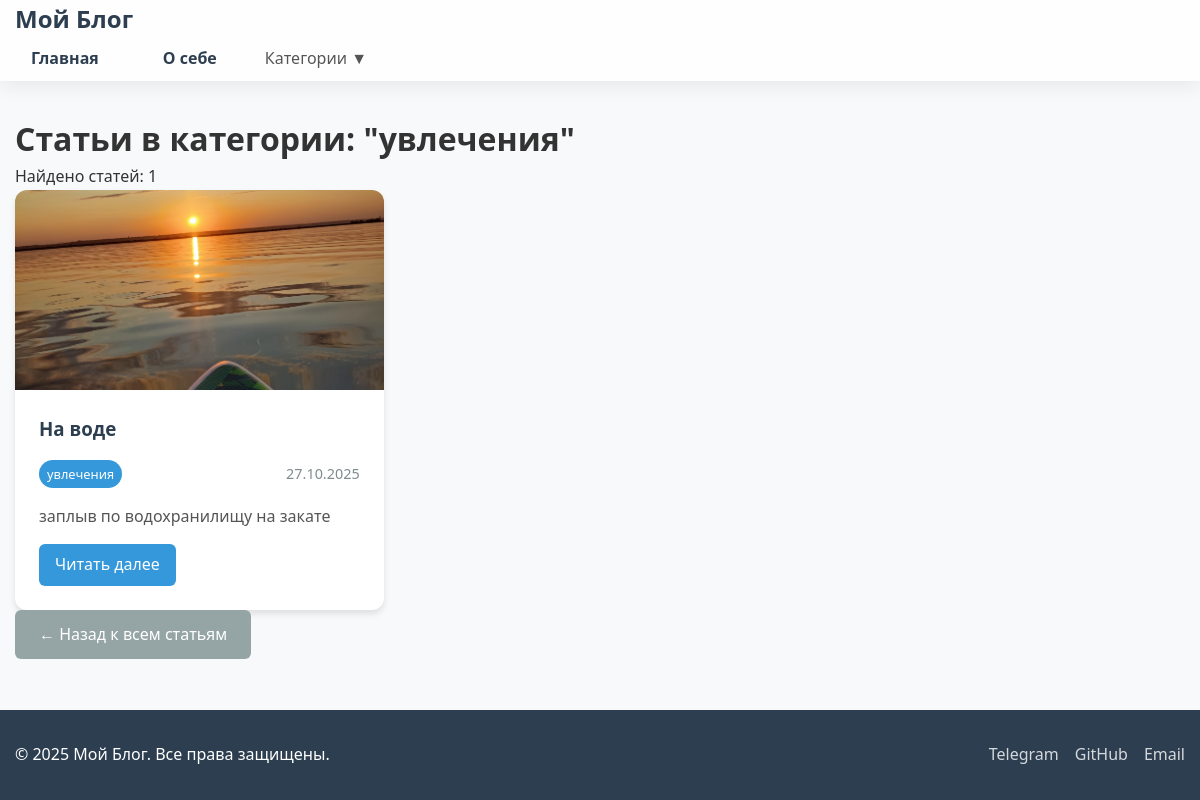
The app's page /category/hobby/ with its own data.
### blog/models.py (models this page shows, shortened)
class Category(models.Model):  # ← СНАЧАЛА определяем Category
    name = models.CharField(max_length=100, verbose_name='Название')
    slug = models.SlugField(unique=True, verbose_name='URL')
    class Meta:
        verbose_name = 'Категория'
        verbose_name_plural = 'Категории'

class Post(models.Model):
    title = models.CharField(max_length=200, verbose_name='Заголовок')
    content = models.TextField(verbose_name='Содержание')
    create_date = models.DateTimeField(default=timezone.now, verbose_name='Дата создания')
    published_date = models.DateTimeField(blank=True, null=True, verbose_name='Дата публикации')
    is_published = models.BooleanField(default=False, verbose_name='Опубликовано')
    category = models.ForeignKey(Category, on_delete=models.SET_NULL, related_name='posts', verbose_name='Категория', null=True, blank=True)
    image = models.ImageField(upload_to='posts/images/', blank=True, null=True, verbose_name='Главное изображение')
    video = models.FileField(upload_to='posts/videos/', blank=True, null=True, verbose_name='Видео')
    video_poster = models.ImageField(upload_to='posts/video_posters/', blank=True, null=True, verbose_name='Превью видео')
    class Meta:
        verbose_name = 'Статья'
        verbose_name_plural = 'Статьи'

### blog/views.py (the view)
# urls.py: path('category/<slug:slug>/', views.category_posts, name='category_posts'),
def category_posts(request, slug):
    category = Category.objects.get(slug=slug)
    posts = Post.objects.filter(category=category, is_published=True).order_by('-create_date')
    categories = Category.objects.all()
    return render(request, 'blog/category_posts.html', {
        'category': category,
        'posts': posts,
        'categories': categories
    })

### blog/templates/blog/category_posts.html (shortened to what this page needs)
{% extends 'blog/base.html' %}
{% load static %}
{% block content %}
<div class="category-header">
    <h1>Статьи в категории: "{{ category.name }}"</h1>
    <p class="category-info">Найдено статей: {{ posts.count }}</p>
</div>
{% if posts %}
    <div class="posts-grid">
        {% for post in posts %}
            <article class="post-card">
                {% if post.image %}
                    <div class="post-image">
                        <img src="{{ post.image.url }}" alt="{{ post.title }}" loading="lazy">
                    </div>
                {% endif %}
                <div class="post-content">
                    <h3><a href="{% url 'post_detail' pk=post.pk %}">{{ post.title }}</a></h3>
                    <div class="post-meta">
                        <span class="category">{{ post.category.name|default:"Без категории" }}</span>
                        <span class="date">{{ post.create_date|date:"d.m.Y" }}</span>
                    </div>
                    <p class="post-excerpt">{{ post.content|truncatewords:20 }}</p>
                    <a href="{% url 'post_detail' pk=post.pk %}" class="read-more">Читать далее</a>
                </div>
            </article>
        {% endfor %}
    </div>
{% else %}
    <p class="no-posts">В этой категории пока нет статей.</p>
{% endif %}
<div class="navigation">
    <a href="/" class="back-link">← Назад к всем статьям</a>
</div>
{% endblock %}

### blog/static/blog/css/style.css (style rules this page uses)
html, body { height: 100%; }
* { margin: 0; padding: 0; box-sizing: border-box; }
body { font-family: 'Segoe UI', Tahoma, Geneva, Verdana, sans-serif; line-height: 1.6; color: #333; background-color: #f8f9fa; }
.posts-grid { display: grid; grid-template-columns: repeat(auto-fill, minmax(350px, 1fr)); gap: 2rem; }
.post-card { background: white; border-radius: 12px; overflow: hidden; box-shadow: 0 4px 6px rgba(0,0,0,0.1); transition: transform 0.3s, box-shadow 0.3s; }
.post-card .post-image { width: 100%; height: 200px; overflow: hidden; }
.post-card .post-image img { width: 100%; height: 100%; object-fit: cover; transition: transform 0.3s ease; }
.post-content { padding: 1.5rem; }
.post-content h3 { margin-bottom: 1rem; }
.post-content h3 a { color: #2c3e50; text-decoration: none; transition: color 0.3s; }
.post-meta { display: flex; justify-content: space-between; align-items: center; margin-bottom: 1rem; font-size: 0.9rem; }
.post-meta .category { background: #3498db; color: white; padding: 0.25rem 0.5rem; border-radius: 15px; font-size: 0.8rem; }
.post-meta .date { color: #7f8c8d; }
.post-excerpt { color: #555; margin-bottom: 1rem; line-height: 1.5; }
.read-more { display: inline-block; background: #3498db; color: white; padding: 8px 16px; text-decoration: none; border-radius: 6px; font-weight: 500; transition: background 0.3s; }
.back-link { display: inline-block; background: #95a5a6; color: white; padding: 12px 24px; text-decoration: none; border-radius: 6px; font-weight: 500; transition: background 0.3s; }

### records on screen
Category: name "увлечения"
Post: image (picture), title "На воде", category.name "увлечения", create_date "27.10.2025", content "заплыв по водохранилищу на закате"

### other values on screen
{{ posts.count }} "1"
